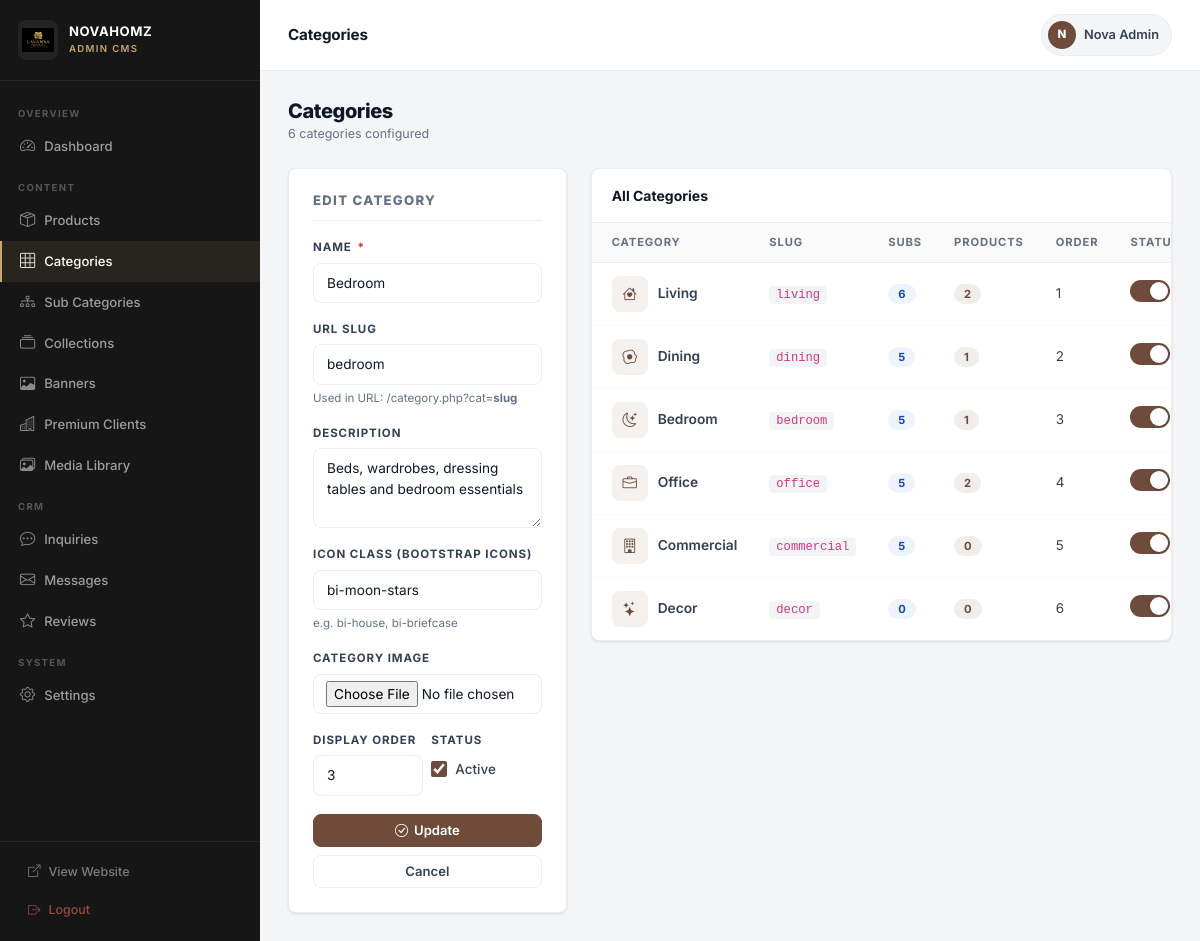
Screenshot of /admin/categories/index.php?edit=3 (signed in) with the database file from the repository.
### tables this page shows
CREATE TABLE `categories` (
  `id`          INT UNSIGNED NOT NULL AUTO_INCREMENT,
  `name`        VARCHAR(100) NOT NULL,
  `slug`        VARCHAR(120) NOT NULL UNIQUE,
  `description` TEXT DEFAULT NULL,
  `image`       VARCHAR(255) DEFAULT NULL,
  `icon`        VARCHAR(50) DEFAULT NULL,
  `sort_order`  INT NOT NULL DEFAULT 0,
  `is_active`   TINYINT(1) NOT NULL DEFAULT 1,
  `show_in_nav` TINYINT(1) NOT NULL DEFAULT 1,
  `meta_title`  VARCHAR(255) DEFAULT NULL,
  `meta_desc`   TEXT DEFAULT NULL,
  `created_at`  DATETIME NOT NULL DEFAULT CURRENT_TIMESTAMP,
  `updated_at`  DATETIME NOT NULL DEFAULT CURRENT_TIMESTAMP ON UPDATE CURRENT_TIMESTAMP,
  PRIMARY KEY (`id`),
  INDEX `idx_slug` (`slug`),
  INDEX `idx_active` (`is_active`)
);

### admin/categories/index.php (the view, shortened to what this page needs)
<?php
$db = getDB();
$edit = null;
if (isset($_GET['edit']) && is_numeric($_GET['edit'])) {
    $s = $db->prepare("SELECT * FROM categories WHERE id=:id");
    $s->execute([':id'=>$_GET['edit']]); $edit = $s->fetch();
}
$categories = $db->query("SELECT c.*,(SELECT COUNT(*) FROM subcategories s WHERE s.category_id=c.id) AS sub_count,(SELECT COUNT(*) FROM products p WHERE p.category_id=c.id) AS prod_count FROM categories c ORDER BY c.sort_order ASC, c.name ASC")->fetchAll();
include __DIR__ . '/../layout.php';
?>
<div class="adm-page-header">
  <div><h1>Categories</h1><div class="adm-ph-sub"><?php echo count($categories); ?> categories configured</div></div>
</div>
<div class="row g-4">
  <div class="col-lg-4">
    <div class="adm-card">
      <h5 class="adm-section-title"><?php echo $edit?'Edit Category':'Add Category'; ?></h5>
      <form method="POST" enctype="multipart/form-data">
        <div class="adm-form-group">
          <label class="adm-label">Name <span class="required">*</span></label>
          <input type="text" name="name" class="adm-input" required value="<?php echo htmlspecialchars($edit['name']??''); ?>"
                 oninput="if(!this.form.querySelector('[name=edit_id]').value||this.form.querySelector('[name=edit_id]').value=='0'){document.getElementById('slug-field').value=this.value.toLowerCase().replace(/[^a-z0-9]+/g,'-').replace(/^-|-$/g,'')}">
        </div>
        <div class="adm-form-group">
          <label class="adm-label">URL Slug</label>
          <input type="text" name="slug" id="slug-field" class="adm-input" value="<?php echo htmlspecialchars($edit['slug']??''); ?>" placeholder="auto-generated">
          <div class="adm-input-hint">Used in URL: /category.php?cat=<strong>slug</strong></div>
        </div>
        <div class="adm-form-group">
          <label class="adm-label">Description</label>
          <textarea name="description" class="adm-input adm-textarea" rows="2"><?php echo htmlspecialchars($edit['description']??''); ?></textarea>
        </div>
        <div class="adm-form-group">
          <label class="adm-label">Icon Class (Bootstrap Icons)</label>
          <input type="text" name="icon" class="adm-input" value="<?php echo htmlspecialchars($edit['icon']??''); ?>" placeholder="bi-house">
          <div class="adm-input-hint">e.g. bi-house, bi-briefcase</div>
        </div>
        <div class="adm-form-group">
          <label class="adm-label">Category Image</label>
          <input type="file" name="image" class="adm-input" accept="image/*">
        </div>
        <div class="row g-2">
          <div class="col-6 adm-form-group">
            <label class="adm-label">Display Order</label>
            <input type="number" name="display_order" class="adm-input" min="0" value="<?php echo (int)($edit['sort_order']??0); ?>">
          </div>
          <div class="col-6 adm-form-group">
            <label class="adm-label">Status</label>
            <div class="adm-form-check" style="margin-top:10px;">
              <input type="checkbox" name="status" id="cat_status" <?php echo ($edit['is_active']??1)?'checked':''; ?>>
              <label for="cat_status">Active</label>
            </div>
          </div>
        </div>
        <button type="submit" class="adm-btn adm-btn-primary" style="width:100%;justify-content:center;">
          <i class="bi bi-<?php echo $edit?'check-circle':'plus-circle'; ?>"></i> <?php echo $edit?'Update':'Add Category'; ?>
        </button>
        <?php if ($edit): ?><a href="index.php" class="adm-btn adm-btn-secondary" style="width:100%;justify-content:center;margin-top:8px;">Cancel</a><?php endif; ?>
      </form>
    </div>
  </div>
  <div class="col-lg-8">
    <div class="adm-table">
      <div style="padding:16px 20px;border-bottom:1px solid var(--lc-border);">
        <strong>All Categories</strong>
      </div>
      <div class="adm-table-wrap">
      <table>
        <thead><tr><th>Category</th><th>Slug</th><th>Subs</th><th>Products</th><th>Order</th><th>Status</th><th style="text-align:right;">Actions</th></tr></thead>
        <tbody>
          <?php foreach ($categories as $c): ?>
          <tr>
            <td>
              <div style="display:flex;align-items:center;gap:10px;">
                <?php if (!empty($c['image'])): ?>
                <img src="<?php echo htmlspecialchars(getImageUrl($c['image'])); ?>" class="adm-img-preview" style="width:36px;height:36px;object-fit:cover;" alt="">
                <?php else: ?>
                <div style="width:36px;height:36px;background:rgba(110,75,58,.08);border-radius:8px;display:flex;align-items:center;justify-content:center;flex-shrink:0;">
                  <i class="bi <?php echo htmlspecialchars($c['icon']??'bi-grid'); ?>" style="color:var(--lc-primary);font-size:.9rem;"></i>
                </div>
                <?php endif; ?>
                <span style="font-weight:600;font-size:.86rem;"><?php echo htmlspecialchars($c['name']); ?></span>
              </div>
            </td>
            <td><code style="font-size:.76rem;background:#F3F4F6;padding:2px 7px;border-radius:4px;"><?php echo htmlspecialchars($c['slug']); ?></code></td>
            <td><span class="badge-info"><?php echo $c['sub_count']; ?></span></td>
            <td><span class="badge-primary"><?php echo $c['prod_count']; ?></span></td>
            <td><?php echo (int)$c['sort_order']; ?></td>
            <td><a href="?toggle=<?php echo $c['id']; ?>" class="adm-toggle <?php echo $c['is_active']?'on':''; ?>" style="text-decoration:none;" onclick="return confirm('Toggle?')"></a></td>
          </tr>
          <?php endforeach; ?>
        </tbody>
      </table>
      </div>
    </div>
  </div>
</div>
<?php include __DIR__ . '/../layout_footer.php'; ?>

### rows the page displays
categories: name "Bedroom", slug "bedroom", description "Beds, wardrobes, dressing tables and bedroom essentials", icon "bi-moon-stars", display_order "3", is_active "☑", sub_count "5", prod_count "1", sort_order "3"
categories: name "Living", slug "living", sub_count "6", prod_count "2", sort_order "1", is_active 1 (drawn)
categories: name "Dining", slug "dining", sub_count "5", prod_count "1", sort_order "2", is_active 1 (drawn)
categories: name "Office", slug "office", sub_count "5", prod_count "2", sort_order "4", is_active 1 (drawn)
categories: name "Commercial", slug "commercial", sub_count "5", prod_count "0", sort_order "5", is_active 1 (drawn)
categories: name "Decor", slug "decor", sub_count "0", prod_count "0", sort_order "6", is_active 1 (drawn)

### other values shown
$brandName "NOVAHOMZ"
$a_title "Categories"
substr($admin['name'] ?: 'A', 0, 1) "N"
$admin['name'] ?: 'Admin' "Nova Admin"
count($categories) "6"
